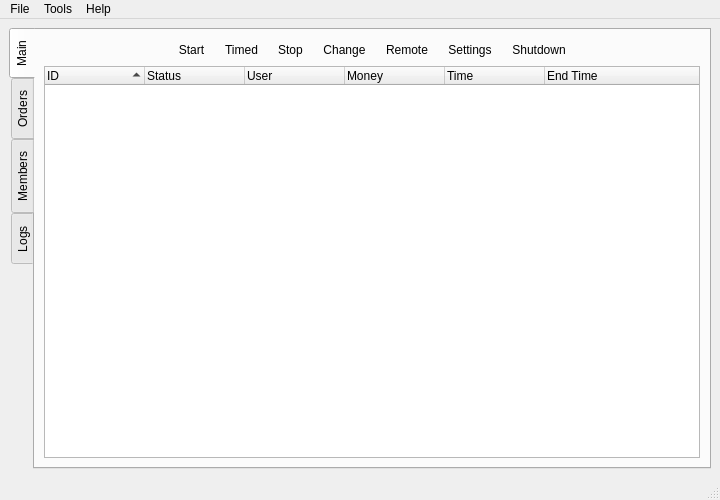
<ui version="4.0" >
 <class>MainWindow</class>
 <widget class="QMainWindow" name="MainWindow" >
  <property name="geometry" >
   <rect>
    <x>0</x>
    <y>0</y>
    <width>650</width>
    <height>500</height>
   </rect>
  </property>
  <property name="windowTitle" >
   <string>PyKafe</string>
  </property>
  <property name="windowIcon" >
   <iconset>../../data/icons/pyKafe.png</iconset>
  </property>
  <widget class="QWidget" name="centralwidget" >
   <layout class="QGridLayout" >
    <property name="margin" >
     <number>9</number>
    </property>
    <property name="spacing" >
     <number>6</number>
    </property>
    <item row="0" column="0" >
     <widget class="QTabWidget" name="tabWidget" >
      <property name="tabPosition" >
       <enum>QTabWidget::West</enum>
      </property>
      <property name="currentIndex" >
       <number>0</number>
      </property>
      <widget class="QWidget" name="tab" >
       <attribute name="title" >
        <string>Main</string>
       </attribute>
       <layout class="QGridLayout" >
        <property name="margin" >
         <number>9</number>
        </property>
        <property name="spacing" >
         <number>6</number>
        </property>
        <item row="0" column="8" >
         <spacer>
          <property name="orientation" >
           <enum>Qt::Horizontal</enum>
          </property>
          <property name="sizeHint" >
           <size>
            <width>40</width>
            <height>20</height>
           </size>
          </property>
         </spacer>
        </item>
        <item row="0" column="2" >
         <widget class="QToolButton" name="main_startTimeButton" >
          <property name="statusTip" >
           <string>Starts selected computer for usage (timed)</string>
          </property>
          <property name="text" >
           <string>Timed</string>
          </property>
          <property name="icon" >
           <iconset>../../data/icons/kalarm.png</iconset>
          </property>
          <property name="iconSize" >
           <size>
            <width>64</width>
            <height>64</height>
           </size>
          </property>
          <property name="toolButtonStyle" >
           <enum>Qt::ToolButtonTextUnderIcon</enum>
          </property>
          <property name="autoRaise" >
           <bool>true</bool>
          </property>
         </widget>
        </item>
        <item row="0" column="3" >
         <widget class="QToolButton" name="main_stopButton" >
          <property name="statusTip" >
           <string>Switches to login state</string>
          </property>
          <property name="text" >
           <string>Stop</string>
          </property>
          <property name="icon" >
           <iconset>../../data/icons/stop.png</iconset>
          </property>
          <property name="iconSize" >
           <size>
            <width>64</width>
            <height>64</height>
           </size>
          </property>
          <property name="toolButtonStyle" >
           <enum>Qt::ToolButtonTextUnderIcon</enum>
          </property>
          <property name="autoRaise" >
           <bool>true</bool>
          </property>
         </widget>
        </item>
        <item row="0" column="1" >
         <widget class="QToolButton" name="main_startButton" >
          <property name="statusTip" >
           <string>Starts selected computer for usage</string>
          </property>
          <property name="text" >
           <string>Start</string>
          </property>
          <property name="icon" >
           <iconset>../../data/icons/player_play.png</iconset>
          </property>
          <property name="iconSize" >
           <size>
            <width>64</width>
            <height>64</height>
           </size>
          </property>
          <property name="toolButtonStyle" >
           <enum>Qt::ToolButtonTextUnderIcon</enum>
          </property>
          <property name="autoRaise" >
           <bool>true</bool>
          </property>
         </widget>
        </item>
        <item row="0" column="0" >
         <spacer>
          <property name="orientation" >
           <enum>Qt::Horizontal</enum>
          </property>
          <property name="sizeHint" >
           <size>
            <width>40</width>
            <height>20</height>
           </size>
          </property>
         </spacer>
        </item>
        <item row="0" column="6" >
         <widget class="QToolButton" name="main_settingsButton" >
          <property name="statusTip" >
           <string>Opens settings for this computer</string>
          </property>
          <property name="text" >
           <string>Settings</string>
          </property>
          <property name="icon" >
           <iconset>../../data/icons/kcontrol.png</iconset>
          </property>
          <property name="iconSize" >
           <size>
            <width>64</width>
            <height>64</height>
           </size>
          </property>
          <property name="toolButtonStyle" >
           <enum>Qt::ToolButtonTextUnderIcon</enum>
          </property>
          <property name="autoRaise" >
           <bool>true</bool>
          </property>
         </widget>
        </item>
        <item row="0" column="5" >
         <widget class="QToolButton" name="main_remoteButton" >
          <property name="statusTip" >
           <string>Opens remote desktop connection</string>
          </property>
          <property name="text" >
           <string>Remote</string>
          </property>
          <property name="icon" >
           <iconset>../../data/icons/remote.png</iconset>
          </property>
          <property name="iconSize" >
           <size>
            <width>64</width>
            <height>64</height>
           </size>
          </property>
          <property name="toolButtonStyle" >
           <enum>Qt::ToolButtonTextUnderIcon</enum>
          </property>
          <property name="autoRaise" >
           <bool>true</bool>
          </property>
         </widget>
        </item>
        <item row="0" column="4" >
         <widget class="QToolButton" name="main_changeButton" >
          <property name="statusTip" >
           <string>Moves user to another computer</string>
          </property>
          <property name="text" >
           <string>Change</string>
          </property>
          <property name="icon" >
           <iconset>../../data/icons/kontact_contacts.png</iconset>
          </property>
          <property name="iconSize" >
           <size>
            <width>64</width>
            <height>64</height>
           </size>
          </property>
          <property name="toolButtonStyle" >
           <enum>Qt::ToolButtonTextUnderIcon</enum>
          </property>
          <property name="autoRaise" >
           <bool>true</bool>
          </property>
         </widget>
        </item>
        <item row="0" column="7" >
         <widget class="QToolButton" name="main_shutDownButton" >
          <property name="statusTip" >
           <string>Shuts down selected computer</string>
          </property>
          <property name="text" >
           <string>Shutdown</string>
          </property>
          <property name="icon" >
           <iconset>../../data/icons/exit.png</iconset>
          </property>
          <property name="iconSize" >
           <size>
            <width>64</width>
            <height>64</height>
           </size>
          </property>
          <property name="toolButtonStyle" >
           <enum>Qt::ToolButtonTextUnderIcon</enum>
          </property>
          <property name="autoRaise" >
           <bool>true</bool>
          </property>
         </widget>
        </item>
        <item row="1" column="0" colspan="9" >
         <widget class="QTreeWidget" name="main_treeWidget" >
          <property name="rootIsDecorated" >
           <bool>false</bool>
          </property>
          <property name="sortingEnabled" >
           <bool>true</bool>
          </property>
          <property name="allColumnsShowFocus" >
           <bool>true</bool>
          </property>
          <column>
           <property name="text" >
            <string>ID</string>
           </property>
          </column>
          <column>
           <property name="text" >
            <string>Status</string>
           </property>
          </column>
          <column>
           <property name="text" >
            <string>User</string>
           </property>
          </column>
          <column>
           <property name="text" >
            <string>Money</string>
           </property>
          </column>
          <column>
           <property name="text" >
            <string>Time</string>
           </property>
          </column>
          <column>
           <property name="text" >
            <string>End Time</string>
           </property>
          </column>
         </widget>
        </item>
       </layout>
      </widget>
      <widget class="QWidget" name="tab_4" >
       <attribute name="title" >
        <string>Orders</string>
       </attribute>
       <layout class="QGridLayout" >
        <property name="margin" >
         <number>9</number>
        </property>
        <property name="spacing" >
         <number>6</number>
        </property>
        <item row="0" column="0" >
         <widget class="QSplitter" name="splitter" >
          <property name="orientation" >
           <enum>Qt::Horizontal</enum>
          </property>
          <widget class="QGroupBox" name="groupBox_2" >
           <property name="title" >
            <string>Orders</string>
           </property>
           <layout class="QGridLayout" >
            <property name="margin" >
             <number>9</number>
            </property>
            <property name="spacing" >
             <number>6</number>
            </property>
            <item row="2" column="0" >
             <spacer>
              <property name="orientation" >
               <enum>Qt::Horizontal</enum>
              </property>
              <property name="sizeHint" >
               <size>
                <width>40</width>
                <height>20</height>
               </size>
              </property>
             </spacer>
            </item>
            <item row="2" column="1" >
             <widget class="QPushButton" name="orders_addButton_1" >
              <property name="text" >
               <string>Add</string>
              </property>
              <property name="icon" >
               <iconset>../../data/icons/edit_add.png</iconset>
              </property>
             </widget>
            </item>
            <item row="2" column="2" >
             <widget class="QPushButton" name="orders_updateButton_1" >
              <property name="text" >
               <string>Update</string>
              </property>
              <property name="icon" >
               <iconset>../../data/icons/reload.png</iconset>
              </property>
             </widget>
            </item>
            <item row="2" column="3" >
             <widget class="QPushButton" name="orders_deleteButton_1" >
              <property name="text" >
               <string>Delete</string>
              </property>
              <property name="icon" >
               <iconset>../../data/icons/edit_remove.png</iconset>
              </property>
             </widget>
            </item>
            <item row="2" column="4" >
             <widget class="QPushButton" name="orders_cancelButton_1" >
              <property name="text" >
               <string>Cancel</string>
              </property>
              <property name="icon" >
               <iconset>../../data/icons/button_cancel.png</iconset>
              </property>
             </widget>
            </item>
            <item row="1" column="0" colspan="5" >
             <layout class="QHBoxLayout" >
              <property name="margin" >
               <number>0</number>
              </property>
              <property name="spacing" >
               <number>6</number>
              </property>
              <item>
               <widget class="QComboBox" name="orders_idComboBox" />
              </item>
              <item>
               <widget class="QComboBox" name="orders_itemComboBox" />
              </item>
              <item>
               <widget class="QDoubleSpinBox" name="orders_spinBox1" />
              </item>
             </layout>
            </item>
            <item row="0" column="0" colspan="5" >
             <widget class="QTreeWidget" name="oders_treeWidget_1" >
              <property name="sortingEnabled" >
               <bool>true</bool>
              </property>
              <column>
               <property name="text" >
                <string>ID</string>
               </property>
              </column>
              <column>
               <property name="text" >
                <string>Item</string>
               </property>
              </column>
              <column>
               <property name="text" >
                <string>Cost</string>
               </property>
              </column>
              <column>
               <property name="text" >
                <string>Quantity</string>
               </property>
              </column>
             </widget>
            </item>
           </layout>
          </widget>
          <widget class="QGroupBox" name="groupBox_3" >
           <property name="title" >
            <string>Cafeteria Products</string>
           </property>
           <layout class="QGridLayout" >
            <property name="margin" >
             <number>9</number>
            </property>
            <property name="spacing" >
             <number>6</number>
            </property>
            <item row="2" column="0" >
             <spacer>
              <property name="orientation" >
               <enum>Qt::Horizontal</enum>
              </property>
              <property name="sizeHint" >
               <size>
                <width>40</width>
                <height>20</height>
               </size>
              </property>
             </spacer>
            </item>
            <item row="2" column="1" >
             <widget class="QPushButton" name="orders_addButton_2" >
              <property name="text" >
               <string>Add</string>
              </property>
              <property name="icon" >
               <iconset>../../data/icons/edit_add.png</iconset>
              </property>
             </widget>
            </item>
            <item row="2" column="2" >
             <widget class="QPushButton" name="orders_updateButton_2" >
              <property name="text" >
               <string>Update</string>
              </property>
              <property name="icon" >
               <iconset>../../data/icons/reload.png</iconset>
              </property>
             </widget>
            </item>
            <item row="2" column="3" >
             <widget class="QPushButton" name="orders_deleteButton_2" >
              <property name="text" >
               <string>Delete</string>
              </property>
              <property name="icon" >
               <iconset>../../data/icons/edit_remove.png</iconset>
              </property>
             </widget>
            </item>
            <item row="0" column="0" colspan="4" >
             <widget class="QTreeWidget" name="orders_treeWidget_2" >
              <property name="sortingEnabled" >
               <bool>true</bool>
              </property>
              <column>
               <property name="text" >
                <string>Item</string>
               </property>
              </column>
              <column>
               <property name="text" >
                <string>Cost</string>
               </property>
              </column>
              <column>
               <property name="text" >
                <string>Quantity</string>
               </property>
              </column>
             </widget>
            </item>
            <item row="1" column="0" colspan="4" >
             <layout class="QHBoxLayout" >
              <property name="margin" >
               <number>0</number>
              </property>
              <property name="spacing" >
               <number>6</number>
              </property>
              <item>
               <widget class="QLineEdit" name="orders_itemLineEdit" />
              </item>
              <item>
               <widget class="QSpinBox" name="orders_spinBox_2" />
              </item>
              <item>
               <widget class="QSpinBox" name="orders_spinBox_3" />
              </item>
             </layout>
            </item>
           </layout>
          </widget>
         </widget>
        </item>
       </layout>
      </widget>
      <widget class="QWidget" name="tab_2" >
       <attribute name="title" >
        <string>Members</string>
       </attribute>
       <layout class="QGridLayout" >
        <property name="margin" >
         <number>9</number>
        </property>
        <property name="spacing" >
         <number>6</number>
        </property>
        <item row="0" column="0" >
         <widget class="QSplitter" name="splitter_2" >
          <property name="orientation" >
           <enum>Qt::Horizontal</enum>
          </property>
          <widget class="QWidget" name="layoutWidget" >
           <layout class="QVBoxLayout" >
            <property name="margin" >
             <number>0</number>
            </property>
            <property name="spacing" >
             <number>6</number>
            </property>
            <item>
             <widget class="QTreeWidget" name="members_treeWidget" >
              <property name="alternatingRowColors" >
               <bool>true</bool>
              </property>
              <property name="sortingEnabled" >
               <bool>true</bool>
              </property>
              <column>
               <property name="text" >
                <string>Member List</string>
               </property>
              </column>
             </widget>
            </item>
            <item>
             <layout class="QHBoxLayout" >
              <property name="margin" >
               <number>0</number>
              </property>
              <property name="spacing" >
               <number>6</number>
              </property>
              <item>
               <widget class="QPushButton" name="pushButton_7" >
                <property name="toolTip" >
                 <string>Clear</string>
                </property>
                <property name="statusTip" >
                 <string>Clears filter</string>
                </property>
                <property name="icon" >
                 <iconset>../../data/icons/fileclose.png</iconset>
                </property>
                <property name="flat" >
                 <bool>true</bool>
                </property>
               </widget>
              </item>
              <item>
               <widget class="QLineEdit" name="lineEdit" >
                <property name="statusTip" >
                 <string>Type some letters to filter</string>
                </property>
               </widget>
              </item>
             </layout>
            </item>
           </layout>
          </widget>
          <widget class="QGroupBox" name="groupBox" >
           <property name="title" >
            <string>Member Information</string>
           </property>
           <layout class="QGridLayout" >
            <property name="margin" >
             <number>9</number>
            </property>
            <property name="spacing" >
             <number>6</number>
            </property>
            <item row="2" column="0" >
             <spacer>
              <property name="orientation" >
               <enum>Qt::Vertical</enum>
              </property>
              <property name="sizeHint" >
               <size>
                <width>20</width>
                <height>40</height>
               </size>
              </property>
             </spacer>
            </item>
            <item row="3" column="0" >
             <layout class="QHBoxLayout" >
              <property name="margin" >
               <number>0</number>
              </property>
              <property name="spacing" >
               <number>6</number>
              </property>
              <item>
               <spacer>
                <property name="orientation" >
                 <enum>Qt::Horizontal</enum>
                </property>
                <property name="sizeType" >
                 <enum>QSizePolicy::Expanding</enum>
                </property>
                <property name="sizeHint" >
                 <size>
                  <width>80</width>
                  <height>20</height>
                 </size>
                </property>
               </spacer>
              </item>
              <item>
               <widget class="QPushButton" name="members_addButton" >
                <property name="text" >
                 <string>Add</string>
                </property>
                <property name="icon" >
                 <iconset>../../data/icons/edit_add.png</iconset>
                </property>
               </widget>
              </item>
              <item>
               <widget class="QPushButton" name="members_updateButton" >
                <property name="text" >
                 <string>Update</string>
                </property>
                <property name="icon" >
                 <iconset>../../data/icons/reload.png</iconset>
                </property>
               </widget>
              </item>
              <item>
               <widget class="QPushButton" name="members_deleteButton" >
                <property name="text" >
                 <string>Delete</string>
                </property>
                <property name="icon" >
                 <iconset>../../data/icons/edit_remove.png</iconset>
                </property>
               </widget>
              </item>
              <item>
               <widget class="QPushButton" name="members_reportsButton" >
                <property name="text" >
                 <string>Reports</string>
                </property>
                <property name="icon" >
                 <iconset>../../data/icons/find.png</iconset>
                </property>
               </widget>
              </item>
             </layout>
            </item>
            <item row="0" column="0" >
             <layout class="QGridLayout" >
              <property name="margin" >
               <number>0</number>
              </property>
              <property name="spacing" >
               <number>6</number>
              </property>
              <item row="4" column="0" >
               <widget class="QLabel" name="textLabel5" >
                <property name="text" >
                 <string>Paying Type:</string>
                </property>
                <property name="wordWrap" >
                 <bool>false</bool>
                </property>
               </widget>
              </item>
              <item row="1" column="0" >
               <widget class="QLabel" name="textLabel2_2" >
                <property name="text" >
                 <string>Password:</string>
                </property>
                <property name="wordWrap" >
                 <bool>false</bool>
                </property>
               </widget>
              </item>
              <item row="4" column="1" >
               <widget class="QComboBox" name="members_payingType" />
              </item>
              <item row="2" column="1" >
               <widget class="QLineEdit" name="members_realName" />
              </item>
              <item row="0" column="0" >
               <widget class="QLabel" name="textLabel1_3" >
                <property name="text" >
                 <string>Username:</string>
                </property>
                <property name="wordWrap" >
                 <bool>false</bool>
                </property>
               </widget>
              </item>
              <item row="1" column="1" >
               <widget class="QLineEdit" name="members_password" >
                <property name="echoMode" >
                 <enum>QLineEdit::Password</enum>
                </property>
               </widget>
              </item>
              <item row="3" column="0" >
               <widget class="QLabel" name="textLabel4_2" >
                <property name="text" >
                 <string>Debt:</string>
                </property>
                <property name="wordWrap" >
                 <bool>false</bool>
                </property>
               </widget>
              </item>
              <item row="2" column="0" >
               <widget class="QLabel" name="textLabel3_2" >
                <property name="text" >
                 <string>Real Name:</string>
                </property>
                <property name="wordWrap" >
                 <bool>false</bool>
                </property>
               </widget>
              </item>
              <item row="0" column="1" >
               <widget class="QLineEdit" name="members_username" />
              </item>
              <item row="3" column="1" >
               <widget class="QDoubleSpinBox" name="members_debt" />
              </item>
             </layout>
            </item>
            <item row="1" column="0" >
             <layout class="QGridLayout" >
              <property name="margin" >
               <number>0</number>
              </property>
              <property name="spacing" >
               <number>6</number>
              </property>
              <item row="1" column="1" >
               <widget class="QDateEdit" name="members_dateEdit_2" />
              </item>
              <item row="0" column="0" colspan="2" >
               <widget class="QLabel" name="textLabel7" >
                <property name="text" >
                 <string>Subscribing period</string>
                </property>
                <property name="wordWrap" >
                 <bool>false</bool>
                </property>
               </widget>
              </item>
              <item row="1" column="0" >
               <widget class="QDateEdit" name="members_dateEdit" />
              </item>
             </layout>
            </item>
           </layout>
          </widget>
         </widget>
        </item>
       </layout>
      </widget>
      <widget class="QWidget" name="tab_3" >
       <attribute name="title" >
        <string>Logs</string>
       </attribute>
       <layout class="QGridLayout" >
        <property name="margin" >
         <number>9</number>
        </property>
        <property name="spacing" >
         <number>6</number>
        </property>
        <item row="0" column="2" >
         <spacer>
          <property name="orientation" >
           <enum>Qt::Horizontal</enum>
          </property>
          <property name="sizeHint" >
           <size>
            <width>40</width>
            <height>20</height>
           </size>
          </property>
         </spacer>
        </item>
        <item row="0" column="0" >
         <spacer>
          <property name="orientation" >
           <enum>Qt::Horizontal</enum>
          </property>
          <property name="sizeHint" >
           <size>
            <width>40</width>
            <height>20</height>
           </size>
          </property>
         </spacer>
        </item>
        <item row="0" column="1" >
         <layout class="QGridLayout" >
          <property name="margin" >
           <number>0</number>
          </property>
          <property name="spacing" >
           <number>6</number>
          </property>
          <item row="0" column="0" >
           <widget class="QDateTimeEdit" name="logs_dateTimeEdit_1" />
          </item>
          <item rowspan="2" row="0" column="1" >
           <widget class="QPushButton" name="logs_searchButton" >
            <property name="icon" >
             <iconset>../../data/icons/find.png</iconset>
            </property>
            <property name="iconSize" >
             <size>
              <width>64</width>
              <height>64</height>
             </size>
            </property>
           </widget>
          </item>
          <item row="1" column="0" >
           <widget class="QDateTimeEdit" name="logs_dateTimeEdit_2" />
          </item>
         </layout>
        </item>
        <item row="1" column="0" colspan="3" >
         <widget class="QTreeWidget" name="logs_treeWidget" >
          <column>
           <property name="text" >
            <string>Date</string>
           </property>
          </column>
          <column>
           <property name="text" >
            <string>Type</string>
           </property>
          </column>
          <column>
           <property name="text" >
            <string>Description</string>
           </property>
          </column>
          <column>
           <property name="text" >
            <string>Cashier</string>
           </property>
          </column>
          <column>
           <property name="text" >
            <string>Computer</string>
           </property>
          </column>
          <column>
           <property name="text" >
            <string>Member</string>
           </property>
          </column>
          <column>
           <property name="text" >
            <string>Income</string>
           </property>
          </column>
         </widget>
        </item>
       </layout>
      </widget>
     </widget>
    </item>
   </layout>
  </widget>
  <widget class="QMenuBar" name="menubar" >
   <property name="geometry" >
    <rect>
     <x>0</x>
     <y>0</y>
     <width>650</width>
     <height>29</height>
    </rect>
   </property>
   <widget class="QMenu" name="menuHelp" >
    <property name="title" >
     <string>Help</string>
    </property>
    <addaction name="actionContents" />
    <addaction name="separator" />
    <addaction name="actionAbout_pyKafe" />
    <addaction name="actionAbout_Qt" />
   </widget>
   <widget class="QMenu" name="menuTools" >
    <property name="title" >
     <string>Tools</string>
    </property>
    <addaction name="actionOptions" />
   </widget>
   <widget class="QMenu" name="menuFile" >
    <property name="title" >
     <string>File</string>
    </property>
    <widget class="QMenu" name="menuNew" >
     <property name="title" >
      <string>New</string>
     </property>
     <addaction name="actionComputer" />
     <addaction name="actionEntertainment" />
    </widget>
    <addaction name="menuNew" />
    <addaction name="separator" />
    <addaction name="actionExit" />
   </widget>
   <addaction name="menuFile" />
   <addaction name="menuTools" />
   <addaction name="menuHelp" />
  </widget>
  <widget class="QStatusBar" name="statusbar" />
  <action name="actionContents" >
   <property name="text" >
    <string>Contents</string>
   </property>
  </action>
  <action name="actionAbout_pyKafe" >
   <property name="text" >
    <string>About pyKafe</string>
   </property>
  </action>
  <action name="actionAbout_Qt" >
   <property name="text" >
    <string>About Qt</string>
   </property>
  </action>
  <action name="actionComputer" >
   <property name="text" >
    <string>Computer</string>
   </property>
  </action>
  <action name="actionEntertainment" >
   <property name="text" >
    <string>Entertainment</string>
   </property>
  </action>
  <action name="actionExit" >
   <property name="text" >
    <string>Exit</string>
   </property>
  </action>
  <action name="actionOptions" >
   <property name="text" >
    <string>Options...</string>
   </property>
  </action>
 </widget>
 <resources/>
 <connections>
  <connection>
   <sender>main_startButton</sender>
   <signal>clicked()</signal>
   <receiver>MainWindow</receiver>
   <slot>close()</slot>
   <hints>
    <hint type="sourcelabel" >
     <x>126</x>
     <y>96</y>
    </hint>
    <hint type="destinationlabel" >
     <x>318</x>
     <y>249</y>
    </hint>
   </hints>
  </connection>
  <connection>
   <sender>main_stopButton</sender>
   <signal>clicked()</signal>
   <receiver>MainWindow</receiver>
   <slot>close()</slot>
   <hints>
    <hint type="sourcelabel" >
     <x>206</x>
     <y>96</y>
    </hint>
    <hint type="destinationlabel" >
     <x>318</x>
     <y>249</y>
    </hint>
   </hints>
  </connection>
  <connection>
   <sender>actionExit</sender>
   <signal>activated()</signal>
   <receiver>MainWindow</receiver>
   <slot>close()</slot>
   <hints>
    <hint type="sourcelabel" >
     <x>-1</x>
     <y>-1</y>
    </hint>
    <hint type="destinationlabel" >
     <x>318</x>
     <y>249</y>
    </hint>
   </hints>
  </connection>
  <connection>
   <sender>main_startTimeButton</sender>
   <signal>clicked()</signal>
   <receiver>MainWindow</receiver>
   <slot>close()</slot>
   <hints>
    <hint type="sourcelabel" >
     <x>166</x>
     <y>95</y>
    </hint>
    <hint type="destinationlabel" >
     <x>318</x>
     <y>249</y>
    </hint>
   </hints>
  </connection>
  <connection>
   <sender>orders_addButton_1</sender>
   <signal>clicked()</signal>
   <receiver>MainWindow</receiver>
   <slot>close()</slot>
   <hints>
    <hint type="sourcelabel" >
     <x>109</x>
     <y>438</y>
    </hint>
    <hint type="destinationlabel" >
     <x>333</x>
     <y>252</y>
    </hint>
   </hints>
  </connection>
  <connection>
   <sender>orders_updateButton_1</sender>
   <signal>clicked()</signal>
   <receiver>MainWindow</receiver>
   <slot>close()</slot>
   <hints>
    <hint type="sourcelabel" >
     <x>179</x>
     <y>438</y>
    </hint>
    <hint type="destinationlabel" >
     <x>333</x>
     <y>252</y>
    </hint>
   </hints>
  </connection>
  <connection>
   <sender>orders_deleteButton_1</sender>
   <signal>clicked()</signal>
   <receiver>MainWindow</receiver>
   <slot>close()</slot>
   <hints>
    <hint type="sourcelabel" >
     <x>256</x>
     <y>438</y>
    </hint>
    <hint type="destinationlabel" >
     <x>333</x>
     <y>252</y>
    </hint>
   </hints>
  </connection>
  <connection>
   <sender>orders_cancelButton_1</sender>
   <signal>clicked()</signal>
   <receiver>MainWindow</receiver>
   <slot>close()</slot>
   <hints>
    <hint type="sourcelabel" >
     <x>331</x>
     <y>438</y>
    </hint>
    <hint type="destinationlabel" >
     <x>333</x>
     <y>252</y>
    </hint>
   </hints>
  </connection>
  <connection>
   <sender>orders_addButton_2</sender>
   <signal>clicked()</signal>
   <receiver>MainWindow</receiver>
   <slot>close()</slot>
   <hints>
    <hint type="sourcelabel" >
     <x>455</x>
     <y>438</y>
    </hint>
    <hint type="destinationlabel" >
     <x>333</x>
     <y>252</y>
    </hint>
   </hints>
  </connection>
  <connection>
   <sender>orders_updateButton_2</sender>
   <signal>clicked()</signal>
   <receiver>MainWindow</receiver>
   <slot>close()</slot>
   <hints>
    <hint type="sourcelabel" >
     <x>525</x>
     <y>438</y>
    </hint>
    <hint type="destinationlabel" >
     <x>333</x>
     <y>252</y>
    </hint>
   </hints>
  </connection>
  <connection>
   <sender>orders_deleteButton_2</sender>
   <signal>clicked()</signal>
   <receiver>MainWindow</receiver>
   <slot>close()</slot>
   <hints>
    <hint type="sourcelabel" >
     <x>602</x>
     <y>438</y>
    </hint>
    <hint type="destinationlabel" >
     <x>333</x>
     <y>252</y>
    </hint>
   </hints>
  </connection>
  <connection>
   <sender>members_addButton</sender>
   <signal>clicked()</signal>
   <receiver>MainWindow</receiver>
   <slot>close()</slot>
   <hints>
    <hint type="sourcelabel" >
     <x>354</x>
     <y>432</y>
    </hint>
    <hint type="destinationlabel" >
     <x>324</x>
     <y>249</y>
    </hint>
   </hints>
  </connection>
  <connection>
   <sender>members_updateButton</sender>
   <signal>clicked()</signal>
   <receiver>MainWindow</receiver>
   <slot>close()</slot>
   <hints>
    <hint type="sourcelabel" >
     <x>424</x>
     <y>432</y>
    </hint>
    <hint type="destinationlabel" >
     <x>324</x>
     <y>249</y>
    </hint>
   </hints>
  </connection>
  <connection>
   <sender>members_deleteButton</sender>
   <signal>clicked()</signal>
   <receiver>MainWindow</receiver>
   <slot>close()</slot>
   <hints>
    <hint type="sourcelabel" >
     <x>501</x>
     <y>432</y>
    </hint>
    <hint type="destinationlabel" >
     <x>324</x>
     <y>249</y>
    </hint>
   </hints>
  </connection>
  <connection>
   <sender>members_reportsButton</sender>
   <signal>clicked()</signal>
   <receiver>MainWindow</receiver>
   <slot>close()</slot>
   <hints>
    <hint type="sourcelabel" >
     <x>579</x>
     <y>432</y>
    </hint>
    <hint type="destinationlabel" >
     <x>324</x>
     <y>249</y>
    </hint>
   </hints>
  </connection>
  <connection>
   <sender>main_changeButton</sender>
   <signal>clicked()</signal>
   <receiver>MainWindow</receiver>
   <slot>close()</slot>
   <hints>
    <hint type="sourcelabel" >
     <x>332</x>
     <y>95</y>
    </hint>
    <hint type="destinationlabel" >
     <x>324</x>
     <y>249</y>
    </hint>
   </hints>
  </connection>
  <connection>
   <sender>main_remoteButton</sender>
   <signal>clicked()</signal>
   <receiver>MainWindow</receiver>
   <slot>close()</slot>
   <hints>
    <hint type="sourcelabel" >
     <x>412</x>
     <y>95</y>
    </hint>
    <hint type="destinationlabel" >
     <x>324</x>
     <y>249</y>
    </hint>
   </hints>
  </connection>
  <connection>
   <sender>main_settingsButton</sender>
   <signal>clicked()</signal>
   <receiver>MainWindow</receiver>
   <slot>close()</slot>
   <hints>
    <hint type="sourcelabel" >
     <x>492</x>
     <y>95</y>
    </hint>
    <hint type="destinationlabel" >
     <x>324</x>
     <y>249</y>
    </hint>
   </hints>
  </connection>
  <connection>
   <sender>main_shutDownButton</sender>
   <signal>clicked()</signal>
   <receiver>MainWindow</receiver>
   <slot>close()</slot>
   <hints>
    <hint type="sourcelabel" >
     <x>575</x>
     <y>95</y>
    </hint>
    <hint type="destinationlabel" >
     <x>324</x>
     <y>249</y>
    </hint>
   </hints>
  </connection>
 </connections>
</ui>
